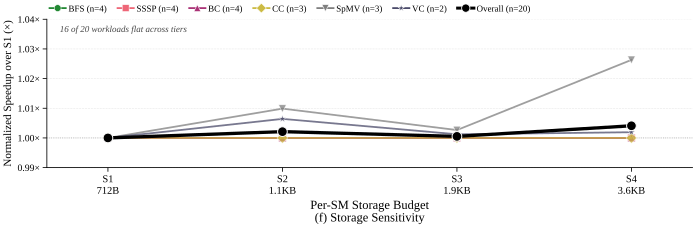

Recreate this plot in Python.
#!/usr/bin/env python3
"""
Round 5 §5.4 Layout D — Storage Sensitivity (nohatch, full-width line).

20 workloads aggregated into 6 algorithm GMEAN lines + bold overall GMEAN.

x = per-SM storage tier {S1=712B, S2=1.1KB, S3=1.9KB, S4=3.6KB}
y = normalized speedup over S1 (1.0 implicit baseline)

Note: 16/20 workloads are completely flat (no change across S1..S4).
Only SpMV and VC show subtle variation.
"""
from __future__ import annotations
import sys
from pathlib import Path
import numpy as np

_REPO = Path(__file__).resolve().parents[5]
sys.path.insert(0, str(_REPO / "ima_plan/07_paper_outline/plot_style"))
sys.path.insert(0, str(Path(__file__).resolve().parent))

from plot_util import (  # noqa: E402
    apply_style, figsize_full, save_fig,
    PALETTE_TOL_BRIGHT, subplot_label,
)
from _data import (  # noqa: E402
    STORAGE_IPC, STORAGE_BYTES, STORAGE_LABELS, SENS_ALGORITHMS,
    sensitivity_normalized, algorithm_gmean_lines, overall_gmean_line,
)

apply_style()
import matplotlib.pyplot as plt  # noqa: E402
from matplotlib.lines import Line2D  # noqa: E402


WORKLOADS = list(STORAGE_IPC.keys())
norm = sensitivity_normalized(STORAGE_IPC, WORKLOADS)
alg_lines = algorithm_gmean_lines(norm, SENS_ALGORITHMS)
overall = overall_gmean_line(norm)

n_s = len(STORAGE_LABELS)
assert n_s == 4


ALG_COLORS = {
    "BFS":  PALETTE_TOL_BRIGHT[0],
    "SSSP": PALETTE_TOL_BRIGHT[1],
    "BC":   PALETTE_TOL_BRIGHT[2],
    "CC":   PALETTE_TOL_BRIGHT[3],
    "SpMV": PALETTE_TOL_BRIGHT[4],
    "VC":   "#4B4B6A",
}
ALG_MARKERS = {
    "BFS":  "o",
    "SSSP": "s",
    "BC":   "^",
    "CC":   "D",
    "SpMV": "v",
    "VC":   "*",
}


fig, ax = plt.subplots(
    figsize=figsize_full(aspect=0.32),
    constrained_layout=True,
)

x = np.arange(n_s)

# Plot algorithm GMEAN lines — use small horizontal jitter to avoid
# overlap for flat lines at y=1.0
for idx, (name, line, n_wl) in enumerate(alg_lines):
    # Very small vertical jitter for perfectly flat lines so they're
    # visually separable
    y = np.copy(line)
    ax.plot(
        x, y,
        marker=ALG_MARKERS[name], color=ALG_COLORS[name],
        markersize=5.5, linewidth=1.3, alpha=0.75,
        markeredgecolor="white", markeredgewidth=0.4,
        label=f"{name} (n={n_wl})",
        zorder=5,
    )

ax.plot(
    x, overall,
    marker="o", color="black",
    markersize=7.0, linewidth=2.4,
    markeredgecolor="white", markeredgewidth=0.7,
    label="Overall GMEAN",
    zorder=10,
)

ax.axhline(1.0, color="#888888", linewidth=0.6, linestyle=":",
           alpha=0.7, zorder=1)


# ── Y-axis ──────────────────────────────────────────────────────────────────
y_min = min(float(overall.min()),
            min(float(line.min()) for _, line, _ in alg_lines))
y_max = max(float(overall.max()),
            max(float(line.max()) for _, line, _ in alg_lines))

Y_LO, Y_HI = 0.99, 1.04
ax.set_ylim(Y_LO, Y_HI)

# Flat-data note
ax.text(
    0.02, 0.96,
    "16 of 20 workloads flat across tiers",
    transform=ax.transAxes,
    ha="left", va="top",
    fontsize=6.5, color="#444444",
    fontstyle="italic",
)


# ── X-axis ──────────────────────────────────────────────────────────────────
ax.set_xticks(x)
ax.set_xticklabels(STORAGE_LABELS, fontsize=7.5)
ax.set_xlim(-0.35, n_s - 1 + 0.35)
ax.set_xlabel("Per-SM Storage Budget", fontsize=9, labelpad=3)
ax.set_ylabel("Normalized Speedup over S1 (\u00d7)")

yticks = [0.99, 1.00, 1.01, 1.02, 1.03, 1.04]
ax.set_yticks(yticks)
ax.set_yticklabels([f"{t:.2f}\u00d7" for t in yticks])


# ── Legend ─────────────────────────────────────────────────────────────────
handles = []
for name, _, n_wl in alg_lines:
    handles.append(Line2D(
        [0], [0],
        marker=ALG_MARKERS[name], color=ALG_COLORS[name],
        markersize=5, linewidth=1.3,
        markeredgecolor="white", markeredgewidth=0.4,
        label=f"{name} (n={n_wl})",
    ))
handles.append(Line2D(
    [0], [0],
    marker="o", color="black",
    markersize=6, linewidth=2.2,
    markeredgecolor="white", markeredgewidth=0.6,
    label=f"Overall (n={len(WORKLOADS)})",
))

ax.legend(
    handles=handles, ncol=7, fontsize=6.5,
    loc="lower left", bbox_to_anchor=(0.0, 1.02), frameon=False,
    handlelength=1.8, handleheight=0.9,
    columnspacing=1.2, handletextpad=0.3,
    borderaxespad=0,
)

subplot_label(ax, "(f) Storage Sensitivity", y=-0.40)


out_dir = Path(__file__).resolve().parent
save_fig(fig, "proto_r4_54_D_storage", out_dir)
plt.close(fig)


print("=== Round 5 §5.4 Storage Sensitivity (nohatch) ===")
print(f"Workloads: {len(WORKLOADS)}  |  Algorithm GMEAN lines:")
for name, line, n in alg_lines:
    vals = " ".join(f"{v:.4f}" for v in line)
    flat = "(flat)" if np.allclose(line, line[0]) else ""
    print(f"  {name:6s} (n={n}): {vals} {flat}")
print(f"  Overall   (n={len(WORKLOADS)}): " +
      " ".join(f"{v:.4f}" for v in overall))
print(f"\nData range: {y_min:.4f} .. {y_max:.4f}")
print(f"Saved to {out_dir}/proto_r4_54_D_storage.{{pdf,svg}}")
